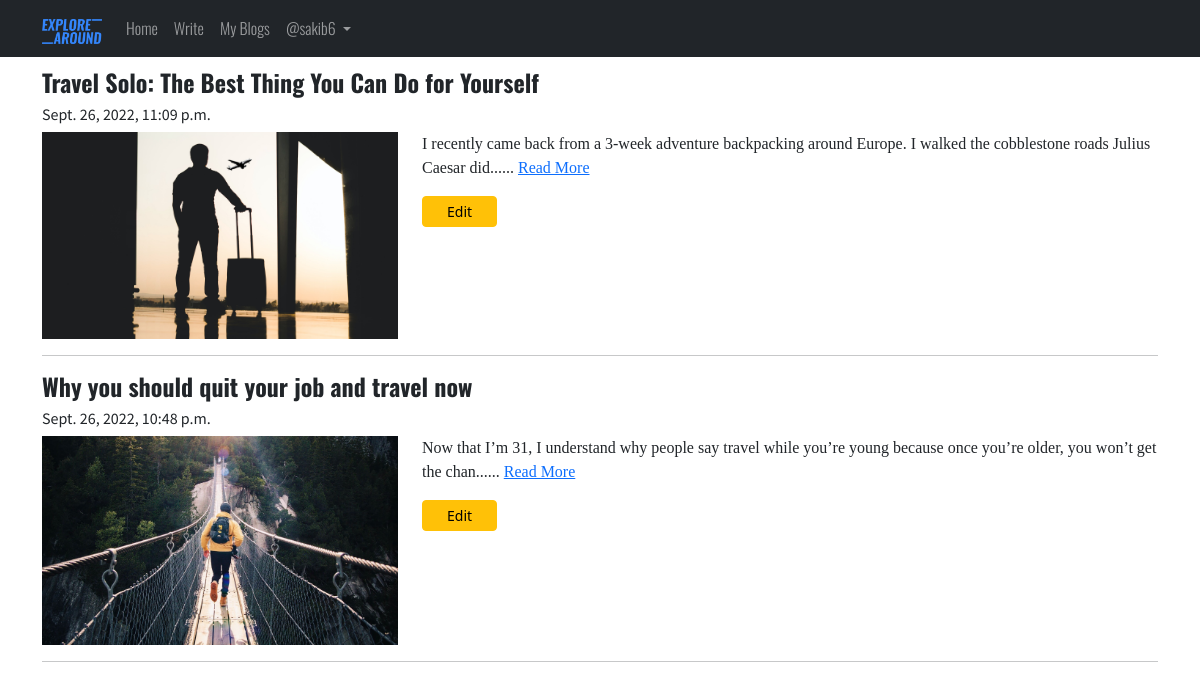
Screenshot of /blog/my-blogs/ (signed in) with the database file from the repository.
### Blog_Management/models.py (models this page shows, shortened)
class Blog(models.Model):
    author = models.ForeignKey(User, on_delete=models.CASCADE, related_name='post_author')
    blog_title = models.CharField(max_length=264, verbose_name='Title')
    slug = models.SlugField(max_length=264, unique=True)
    blog_content = models.TextField(verbose_name='Please write what is on your mind?')
    blog_image = models.ImageField(upload_to='blog_pics', verbose_name='Image')
    publish_date = models.DateTimeField(auto_now_add=True)
    update_date = models.DateTimeField(auto_now=True)
    class Meta:
        ordering = ('-publish_date', )

### Blog_Management/views.py (the view)
# urls.py: path('my-blogs/', views.MyBlogs.as_view(), name='my_blogs'),
class MyBlogs(LoginRequiredMixin, TemplateView):
    template_name = 'Blog_Management/my_blogs.html'

### Blog_Management/templatetags/custom_filters.py (called while the page is built)
def range_filter(value):
    return value[0:120] + "......"

### templates/Blog_Management/my_blogs.html (shortened to what this page needs)
{% extends 'base.html' %}
{% load custom_filters %}
{% block main_content %}
{% for blog in user.post_author.all %}
    <h4 class="title-font">{{ blog.blog_title }}</h4>
    <h6 class="time-font">{{ blog.publish_date }}</h6>
    <div class="row">
        <div class="col-lg-4">
            <img src="/media/{{ blog.blog_image }}" width="100%">
        </div>
        <div class="col-lg-8">
            <p class="regular-font">{{ blog.blog_content|range_filter }} <a href="{% url 'Blog_Management_App:full_blog' slug=blog.slug %}">Read More</a></p>
            <a href="{% url 'Blog_Management_App:edit_blog' pk=blog.pk %}" class="btn btn-warning btn-sm px-4">Edit</a>
        </div>
    </div>
    <hr>
{% endfor %}
{% endblock main_content %}

### templates/base.html (shortened to what this page needs)
<!DOCTYPE html>
{% load static %}
<html lang="en">
<head>
    <link href="https://cdn.jsdelivr.net/npm/bootstrap@5.2.0-beta1/dist/css/bootstrap.min.css" rel="stylesheet">
    <link href="https://maxcdn.bootstrapcdn.com/font-awesome/4.7.0/css/font-awesome.min.css" rel="stylesheet">
    <link rel="stylesheet" href="{% static 'css/style.css' %}">
</head>
<body>
    <header>
      <nav class="navbar navbar-dark navbar-expand-lg bg-dark nav-font fixed-top">
        <div class="container">
          <a class="navbar-brand" href="{% url 'index' %}"><img src="/media/logo.png" width='60px' alt="Logo"></a>
          <div class="collapse navbar-collapse" id="navbarSupportedContent">
            <ul class="navbar-nav me-auto mb-2 mb-lg-0">
              <li class="nav-item">
                <a class="nav-link" href="{% url 'index' %}">Home</a>
              </li>
              {% if user.is_authenticated %}
                <li class="nav-item">
                  <a class="nav-link" href="{% url 'Blog_Management_App:write_blog' %}">Write</a>
                </li>
                <li class="nav-item">
                  <a class="nav-link" href="{% url 'Blog_Management_App:my_blogs' %}">My Blogs</a>
                </li>
                <li class="nav-item dropdown">
                  <a class="nav-link dropdown-toggle" href="#" role="button" data-bs-toggle="dropdown" aria-expanded="false">
                    @{{ user.username }}
                  </a>
                </li>
              {% endif %}
            </ul>
          </div>
        </div>
      </nav>
    </header>
    <section class="container">
        {% block main_content %}
        {% endblock main_content %}
    </section>
</body>
</html>

### static/css/style.css (style rules this page uses)
.nav-font { font-family: 'Oswald', sans-serif; font-weight: 300; }
.title-font { font-family: 'Oswald', sans-serif; font-weight: bold; }
.regular-font { font-family: 'Source Serif Pro', serif; }
.time-font { font-family: 'Source Sans Pro', sans-serif; }

### templates/base.html (style rules this page uses)
body { padding-top: 68px; }

### rows the page displays
Blog: blog_title "Travel Solo: The Best Thing You Can Do for Yourself", publish_date "Sept. 26, 2022, 11:09 p.m.", blog_image (picture), blog_content|range_filter "I recently came back from a 3-week adventure backpacking around Europe. I walked the cobblestone roads Julius Caesar did......"
Blog: blog_title "Why you should quit your job and travel now", publish_date "Sept. 26, 2022, 10:48 p.m.", blog_image (picture), blog_content|range_filter "Now that I’m 31, I understand why people say travel while you’re young because once you’re older, you won’t get the chan......"

### other values shown
{{ user.username }} "sakib6"
